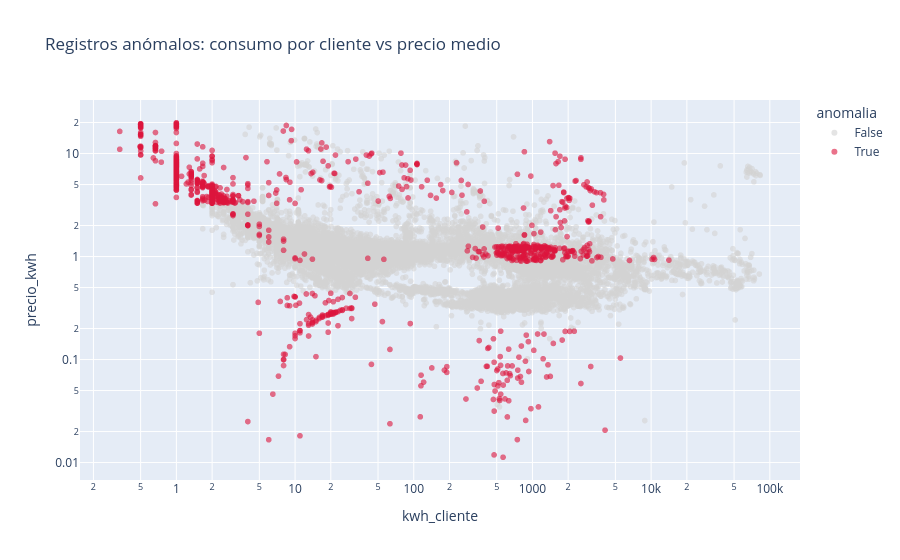

The cell this chart's notebook holds for it:
### Code cell
fig = px.scatter(df[df["precio_kwh"].between(0.01, 20)], x="kwh_cliente", y="precio_kwh", color="anomalia",
                 log_x=True, log_y=True, hover_data=["distrito", "tarifa", "clientes"], opacity=0.6,
                 color_discrete_map={True: "crimson", False: "lightgrey"},
                 title="Registros anómalos: consumo por cliente vs precio medio")
fig.show()

### Figure 1 — Plotly figure (JSON) as saved in the notebook; plotly's stock layout.template omitted (floating-point values rounded to 4 significant figures; data arrays with more than 128 entries replaced by an {"elided": "..."} marker saying what was removed)
{"data": [{"customdata": {"elided": "19412x3 mixed values"}, "hovertemplate": "anomalia=False<br>kwh_cliente=%{x}<br>precio_kwh=%{y}<br>distrito=%{customdata[0]}<br>tarifa=%{customdata[1]}<br>clientes=%{customdata[2]}<extra></extra>", "legendgroup": "False", "marker": {"color": "lightgrey", "opacity": 0.6, "symbol": "circle"}, "mode": "markers", "name": "False", "showlegend": true, "type": "scattergl", "x": {"elided": "19412 float values"}, "xaxis": "x", "y": {"elided": "19412 float values"}, "yaxis": "y"}, {"customdata": {"elided": "1271x3 mixed values"}, "hovertemplate": "anomalia=True<br>kwh_cliente=%{x}<br>precio_kwh=%{y}<br>distrito=%{customdata[0]}<br>tarifa=%{customdata[1]}<br>clientes=%{customdata[2]}<extra></extra>", "legendgroup": "True", "marker": {"color": "crimson", "opacity": 0.6, "symbol": "circle"}, "mode": "markers", "name": "True", "showlegend": true, "type": "scattergl", "x": {"elided": "1271 float values"}, "xaxis": "x", "y": {"elided": "1271 float values"}, "yaxis": "y"}], "layout": {"legend": {"title": {"text": "anomalia"}, "tracegroupgap": 0}, "title": {"text": "Registros anómalos: consumo por cliente vs precio medio"}, "xaxis": {"anchor": "y", "domain": [0, 1], "title": {"text": "kwh_cliente"}, "type": "log"}, "yaxis": {"anchor": "x", "domain": [0, 1], "title": {"text": "precio_kwh"}, "type": "log"}}}
